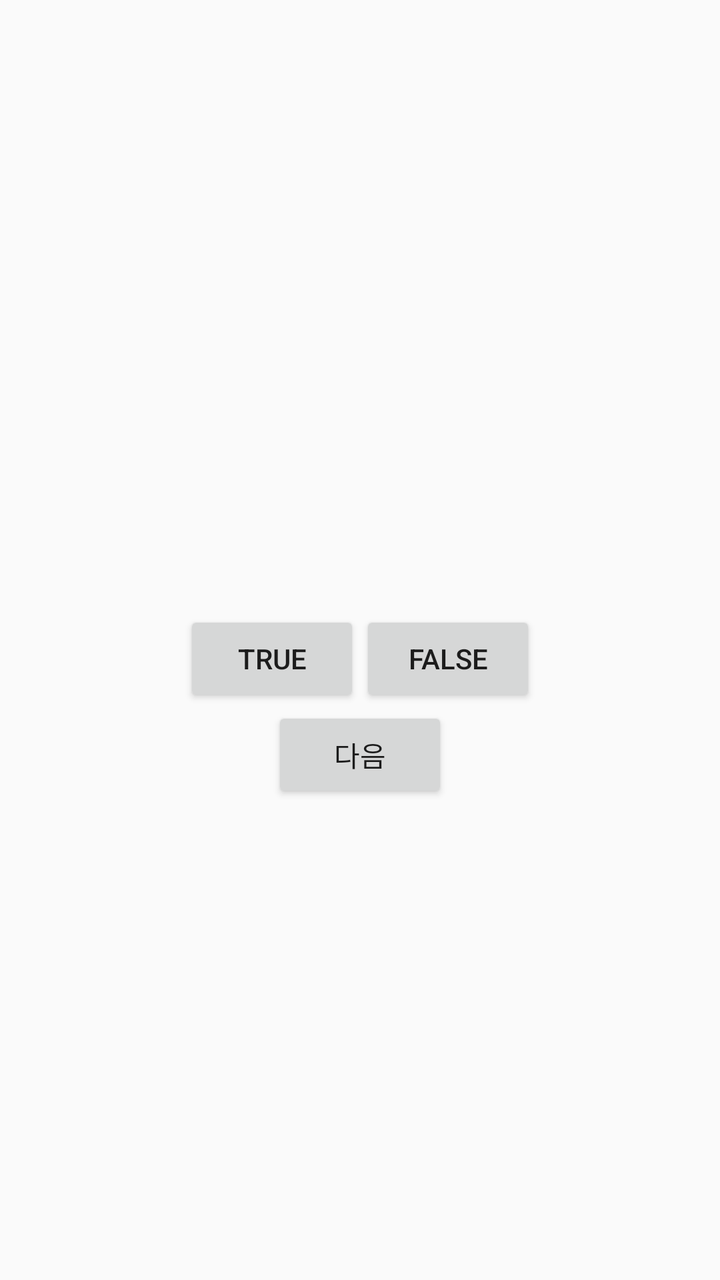
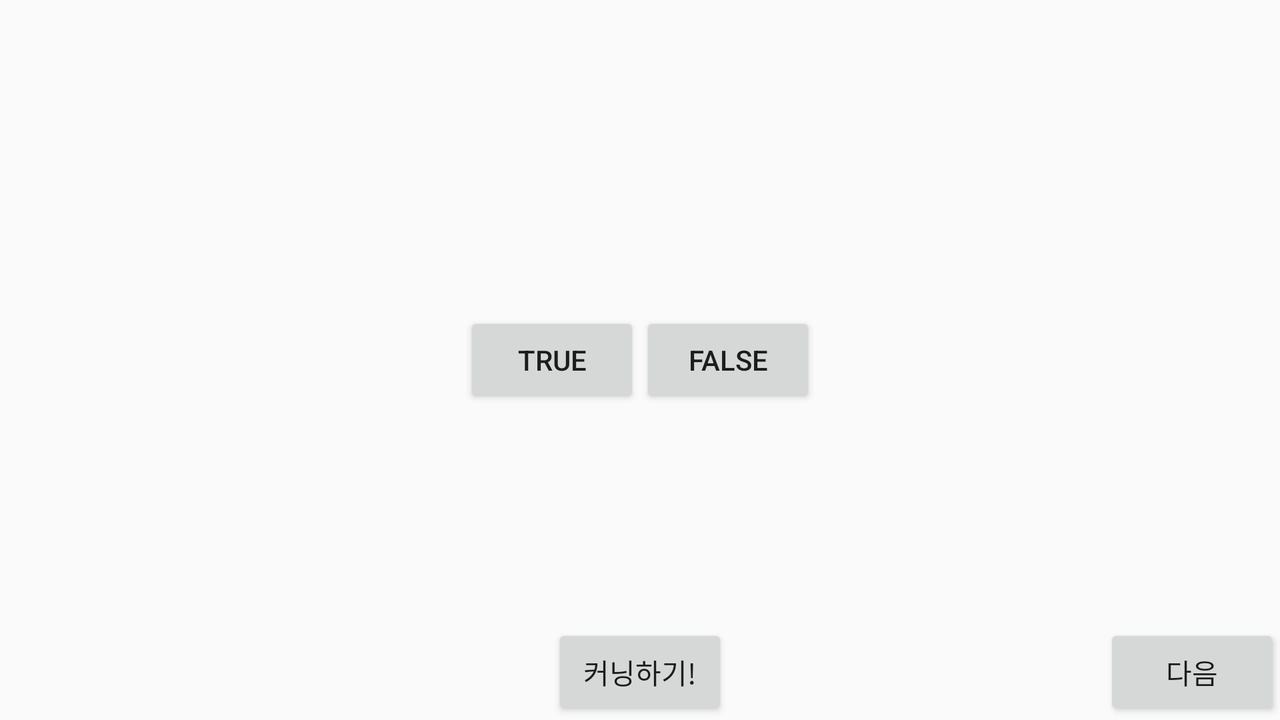

The same Android screen from two of the app's own layout files: first res/layout/ as a phone draws it, then the author's variant for another configuration, drawn on a device whose configuration selects that folder. Both files follow.
<!-- AndroidManifest.xml: application theme AppTheme.NoActionBar -->
<!-- res/layout/activity_quiz.xml -->
<LinearLayout xmlns:android="http://schemas.android.com/apk/res/android"
    android:layout_width="match_parent"
    android:layout_height="match_parent"
    android:gravity="center"
    android:orientation="vertical" >

    <TextView
        android:id="@+id/question_text_view"
        android:layout_width="wrap_content"
        android:layout_height="wrap_content"
        android:padding="24dp"
        />

    <LinearLayout
        android:layout_width="wrap_content"
        android:layout_height="wrap_content"
        android:orientation="horizontal" >

        <Button
            android:id="@+id/true_button"
            android:layout_width="wrap_content"
            android:layout_height="wrap_content"
            android:text="@string/true_button" />

        <Button
            android:id="@+id/false_button"
            android:layout_width="wrap_content"
            android:layout_height="wrap_content"
            android:text="@string/false_button" />

    </LinearLayout>

    <Button
        android:id="@+id/next_button"
        android:layout_width="wrap_content"
        android:layout_height="wrap_content"
        android:text="@string/next_button"
        android:drawableRight="@drawable/arrow_right"
        android:drawablePadding="4dp"
        />

</LinearLayout>
<!-- resources referenced by this layout -->
<resources>
  <string name="false_button">False</string>
  <string name="next_button">다음</string>
  <string name="true_button">True</string>
  <style name="AppTheme.NoActionBar" parent="Theme.AppCompat.Light.NoActionBar">
          <item name="colorPrimary">@color/colorPrimary</item>
          <item name="colorPrimaryDark">@color/colorPrimaryDark</item>
          <item name="colorAccent">@color/colorAccent</item>
          <item name="windowActionBar">false</item>
          <item name="windowNoTitle">true</item>
      </style>
</resources>
<!-- res/layout-land/activity_quiz.xml (the author's variant of the layout above) -->
<!-- drawn on the phone turned sideways -->
<FrameLayout xmlns:android="http://schemas.android.com/apk/res/android"
    android:layout_width="match_parent"
    android:layout_height="match_parent" >

    <TextView
        android:id="@+id/question_text_view"
        android:layout_width="wrap_content"
        android:layout_height="wrap_content"
        android:layout_gravity="center_horizontal"
        android:padding="24dp"
        />

    <LinearLayout
        android:layout_width="wrap_content"
        android:layout_height="wrap_content"
        android:layout_gravity="center_vertical|center_horizontal"
        android:orientation="horizontal" >

        <Button
            android:id="@+id/true_button"
            android:layout_width="wrap_content"
            android:layout_height="wrap_content"
            android:text="@string/true_button" />

        <Button
            android:id="@+id/false_button"
            android:layout_width="wrap_content"
            android:layout_height="wrap_content"
            android:text="@string/false_button" />

    </LinearLayout>
    <Button
        android:id="@+id/cheat_button"
        android:layout_width="wrap_content"
        android:layout_height="wrap_content"
        android:layout_gravity="bottom|center"
        android:text="@string/cheat_button" />

    <Button
        android:id="@+id/next_button"
        android:layout_width="wrap_content"
        android:layout_height="wrap_content"
        android:layout_gravity="bottom|right"
        android:text="@string/next_button"
        android:drawableRight="@drawable/arrow_right"
        android:drawablePadding="4dp"
        />

</FrameLayout>
<!-- resources referenced by the variant -->
<!-- as the phone turned sideways resolves them -->
<resources>
  <string name="cheat_button">커닝하기!</string>
  <string name="false_button">False</string>
  <string name="next_button">다음</string>
  <string name="true_button">True</string>
  <style name="AppTheme.NoActionBar" parent="Theme.AppCompat.Light.NoActionBar">
          <item name="colorPrimary">@color/colorPrimary</item>
          <item name="colorPrimaryDark">@color/colorPrimaryDark</item>
          <item name="colorAccent">@color/colorAccent</item>
          <item name="windowActionBar">false</item>
          <item name="windowNoTitle">true</item>
      </style>
</resources>
